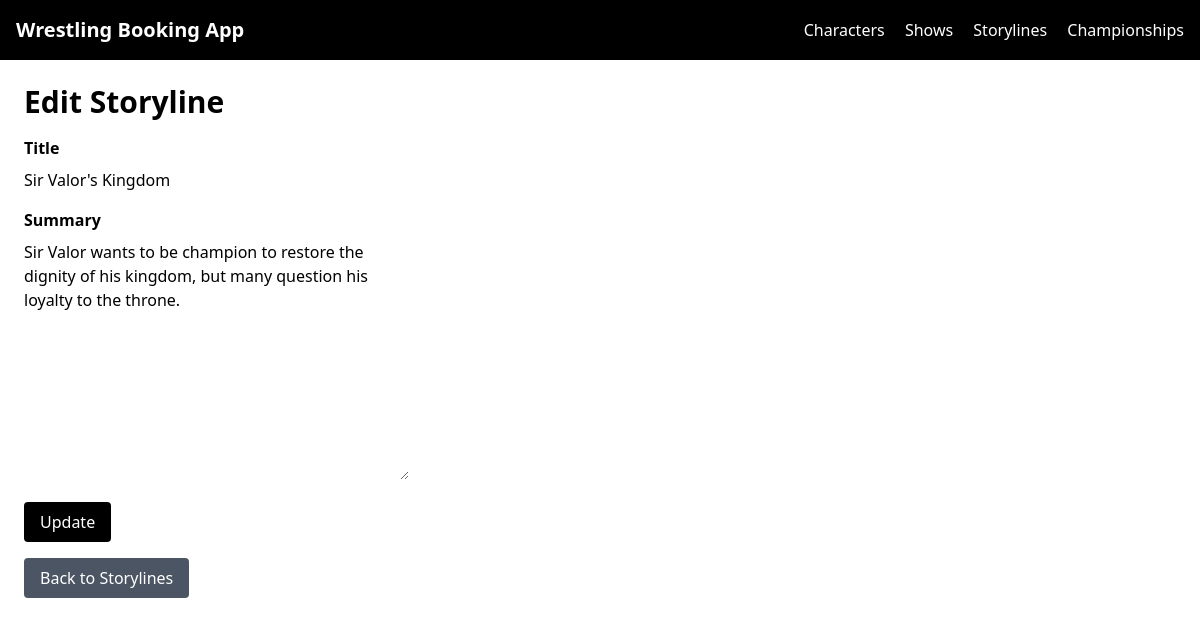
/storylines/1/edit/, run on the app's committed database.
### storylines/models.py (models this page shows, shortened)
class Storyline(models.Model):
    title = models.CharField(max_length=200)
    summary = models.TextField(blank=True)
    is_active = models.BooleanField(default=True)
    created_at = models.DateTimeField(auto_now_add=True)

### storylines/views.py (the view)
# urls.py: path("<int:pk>/edit/", StorylineUpdateView.as_view(), name="storyline-edit"),
class StorylineUpdateView(UpdateView):
    model = Storyline
    template_name = "storylines/storyline_form.html"
    fields = ["title", "summary"]
    success_url = reverse_lazy("storyline-list")

### storylines/templates/storylines/storyline_form.html (shortened to what this page needs)
{% extends "base.html" %}
{% block content %}
<h1 class="text-3xl font-bold mb-4">
    {% if view.object %}Edit Storyline{% else %}Add Storyline{% endif %}
</h1>
<form method="post" class="space-y-4">
    {% for field in form %}
        <div class="mb-4">
            <label class="block font-semibold mb-2">
            {{ field.label }}
            </label>
            {{ field }}
        </div>
    {% endfor %}
    <button type="submit" class="bg-black text-white px-4 py-2 rounded">
        {% if view.object %}Update{% else %}Create{% endif %}
    </button>
</form>
<button onclick="window.location='{% url 'storyline-list' %}'" class="bg-gray-600 text-white px-4 py-2 rounded mt-4 inline-block cursor-pointer">Back to Storylines</button>
{% endblock %}

### data on the page
Storyline: form "Sir Valor's Kingdom" "Sir Valor wants to be champion to restore the dignity of his kingdom, but many question his loyalty to the throne."

### other printed values
{{ field.label }} "Title" "Summary"
